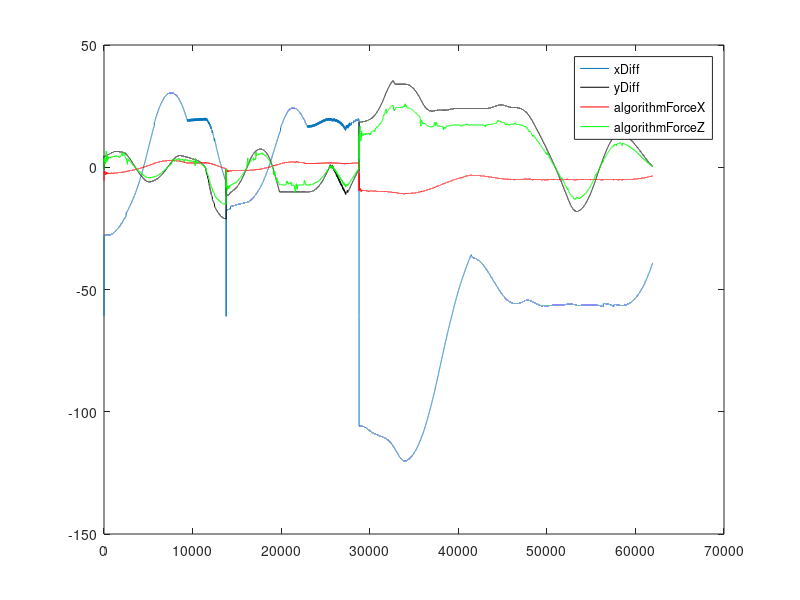

Reproduce this figure in MATLAB.
clear ; close all; clc
fprintf('Plotting Data ...\n')
data = load('onur2.txt');
x = data(:,1); y = data(:,2); z = data(:,3); t= data(:,4); 
plot(x);
hold on;
plot(y,'black');
plot(z,'red');
plot(t,'green');

legend('xDiff','yDiff','algorithmForceX','algorithmForceZ');
